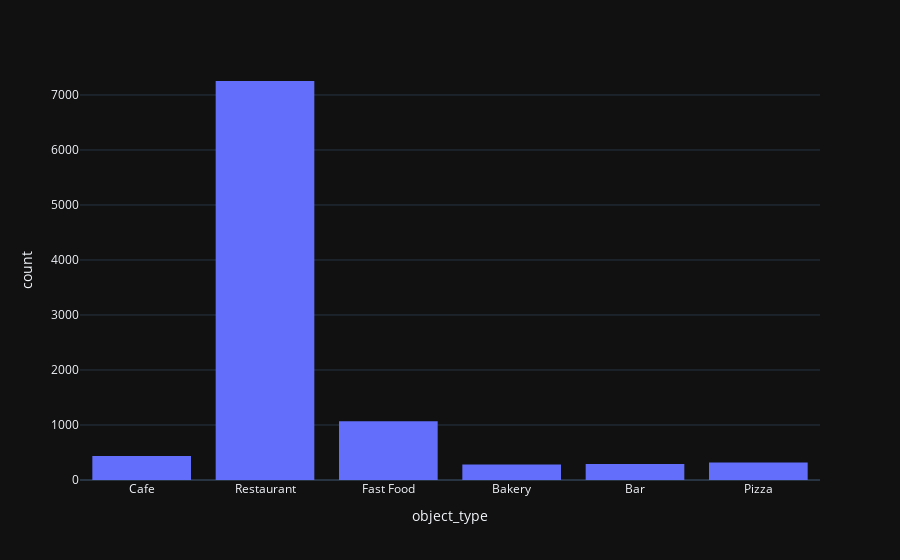

The notebook cell this image was saved under:
### Code cell
px.histogram(df, x='object_type',template='plotly_dark')

### Figure 1 — Plotly figure (JSON) as saved in the notebook; plotly's stock layout.template omitted (floating-point values rounded to 4 significant figures; data arrays with more than 128 entries replaced by an {"elided": "..."} marker saying what was removed)
{"data": [{"bingroup": "x", "hovertemplate": "object_type=%{x}<br>count=%{y}<extra></extra>", "legendgroup": "", "marker": {"color": "#636efa", "pattern": {"shape": ""}}, "name": "", "orientation": "v", "showlegend": false, "type": "histogram", "x": {"elided": "9650 str values"}, "xaxis": "x", "yaxis": "y"}], "layout": {"barmode": "relative", "legend": {"tracegroupgap": 0}, "margin": {"t": 60}, "xaxis": {"anchor": "y", "domain": [0, 1], "title": {"text": "object_type"}}, "yaxis": {"anchor": "x", "domain": [0, 1], "title": {"text": "count"}}}}
